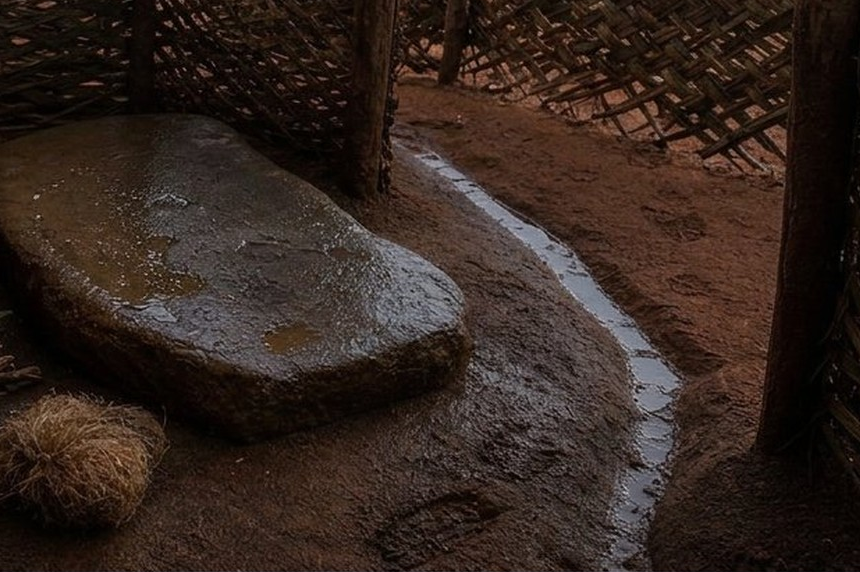
#> input picture STAGING_B1_2026-11-17/work3/WASH_REF_ground.png, 860 x 572 px, found by its file name
$ python align.py
#> lines starting #> are read from the running program, lines starting #| are printed output that depends on the picture; long printed decimals are rounded
from PIL import Image
import numpy as np
ref=np.asarray(Image.open('work3/WASH_REF_ground.png').convert('RGB').resize((860,572), Image.LANCZOS)).astype(np.float32)
g=Image.open('work3/WASH_gen_ground.png').convert('RGB').resize((860,572), Image.LANCZOS)
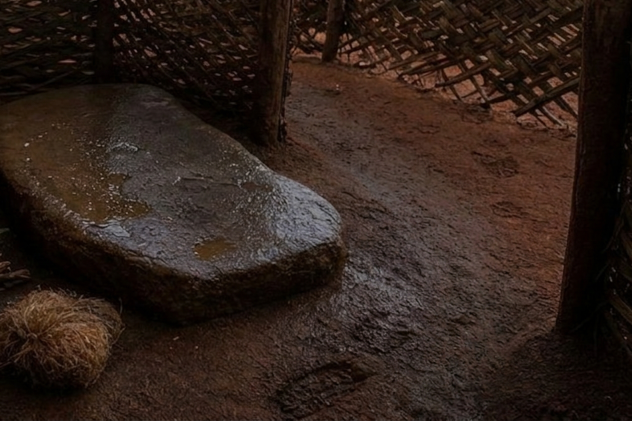
#> input picture STAGING_B1_2026-11-17/work3/WASH_gen_ground.png, 1264 x 841 px, found by its file name (shown at 1/2 size)
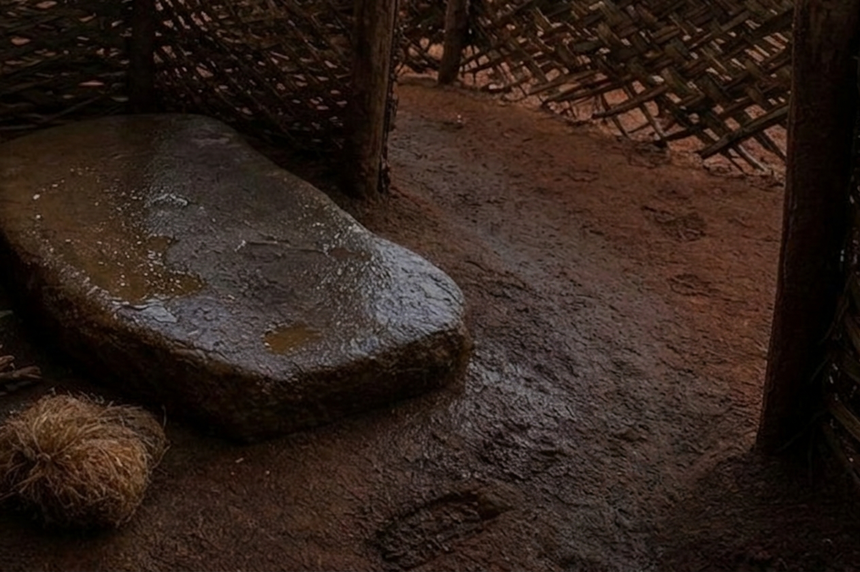
#> g: PIL image 860x572 RGB; mean R, G, B 48.2, 33.9, 26.9
gd=np.asarray(g).astype(np.float32)
best=None
for dy in range(-14,15,2):
    for dx in range(-14,15,2):
        sh=np.roll(np.roll(gd,dy,axis=0),dx,axis=1)
        m=np.abs(sh[80:540,80:800]-ref[80:540,80:800]).mean()
        if best is None or m<best[0]: best=(m,dx,dy)
#> after the loop, best = (8.22, 0, 0)
print('coarse',best)
#| coarse (8.221, 0, 0)
m0,dx0,dy0=best
#> m0 = 8.22; dx0 = 0; dy0 = 0
for dy in range(dy0-3,dy0+4):
    for dx in range(dx0-3,dx0+4):
        sh=np.roll(np.roll(gd,dy,axis=0),dx,axis=1)
        m=np.abs(sh[80:540,80:800]-ref[80:540,80:800]).mean()
        if m<best[0]: best=(m,dx,dy)
print('fine',best)
#| fine (8.221, 0, 0)
# tone check on ground patches away from channel
dx,dy=best[1],best[2]
#> dx = 0; dy = 0
sh=np.roll(np.roll(gd,dy,axis=0),dx,axis=1)
for (y0,y1,x0,x1) in [(400,500,150,350),(300,400,600,780),(500,560,200,500)]:
    print('patch',(y0,x0),'ref mean',ref[y0:y1,x0:x1].mean(axis=(0,1)).round(1),'gen mean',sh[y0:y1,x0:x1].mean(axis=(0,1)).round(1))
#> this loop made 3 passes
#| patch (400, 150) ref mean [33.6 21.4 14.4] gen mean [31.1 18.7 11.9]
#| patch (300, 600) ref mean [79.2 59.7 53.5] gen mean [75.8 52.2 43.3]
#| patch (500, 200) ref mean [50.6 34.7 27.1] gen mean [47.9 31.7 24.3]
